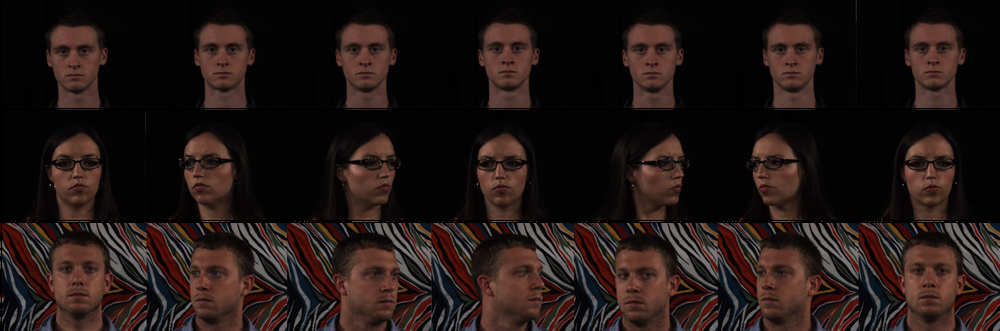
%> input picture imgs/Frames.png, 1000 x 331 px, shrunk from 2167 x 717 before the run
$ octave --eval "result = rgb2ycbcr(imread('../imgs/Frames.png'));"   (GNU Octave 9; MATLAB toolbox functions it lacks are replaced by stand-ins)
%> lines starting %> are read from the running program, lines starting %| are printed output that depends on the picture
% Copyright (C) 2011 Santiago Reyes Gonz??lez <mailalcuete@gmail.com>
%
% This program is free software; you can redistribute it and/or
% modify it under the terms of the GNU General Public License
% as published by the Free Software Foundation; either version 3
% of the License, or (at your option) any later version.
%
% This program is distributed in the hope that it will be useful,
% but WITHOUT ANY WARRANTY; without even the implied warranty of
% MERCHANTABILITY or FITNESS FOR A PARTICULAR PURPOSE. See the
% GNU General Public License for more details.

% -*- texinfo -*-
% @deftypefn {Function File} @var{B} =  rgb2ycbcr(@var{A})
% Perform colour convertion from RGB to YCbCr on a given image.
%
% The image @var{A} must be a NxMx3 image. The conversion
% The convertion changes the image from the RGB color model to YCbCr e.g.
% @example
% imOut = rgb2ycbcr(imIn);
% @end example
% Currently this function only works with @samp{uint8} and will always return
% an @samp{uint8} matrix.
% @seealso{cmunique}
% @end deftypefn

function im_out =  rgb2ycbcr(im)
  if (nargin ~= 1)
    print_usage;
  elseif (length(size(im)) ~= 3 || size(im,3) ~= 3)
    error("image must be NxMx3");
  end

  im            = im2double(im);
  im_out(:,:,1) = uint8(floor(77*im(:,:,1)    + 150*im(:,:,2) + 29*im(:,:,3)));
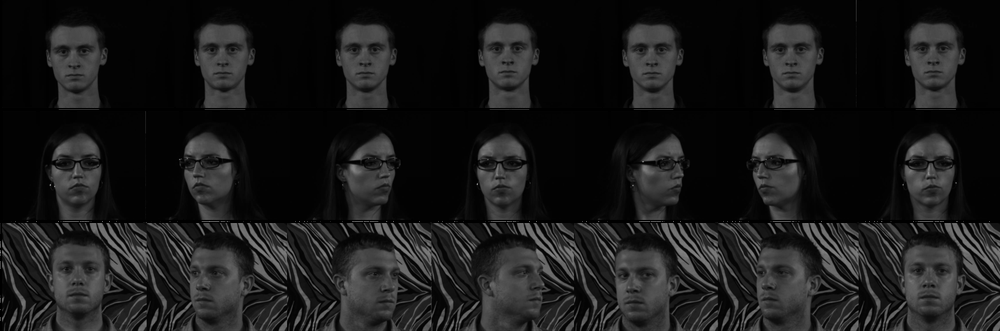
%> im_out: size 331x1000 uint8; min 0, max 140, mean 26.1
  im_out(:,:,2) = uint8(floor(((-44*im(:,:,1) - 87*im(:,:,2)  + 131*im(:,:,3))/256 + 0.5)*256));
  im_out(:,:,3) = uint8(floor(((131*im(:,:,1) - 110*im(:,:,2) - 21*im(:,:,3))/256 + 0.5)*256));
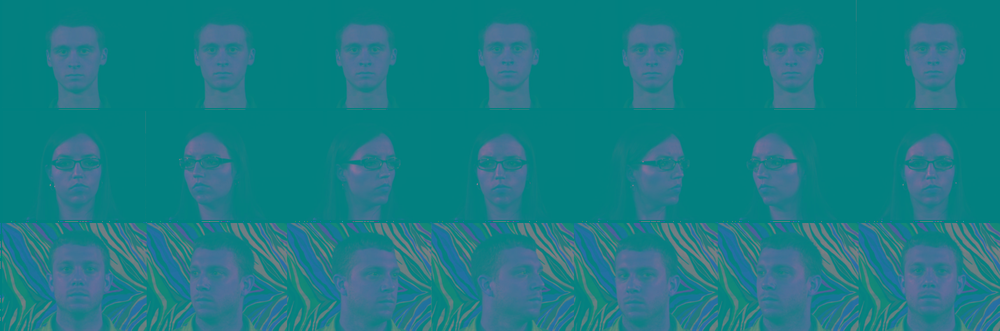
%> im_out: size 331x1000x3 uint8; mean R, G, B 26.1, 124.4, 133.6

end

$ run again, on imgs/Imaging_PPG.png
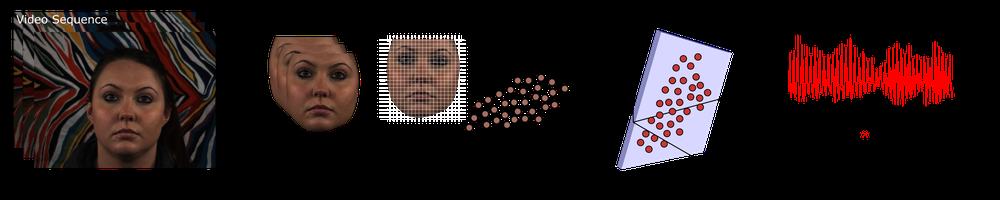
%> input picture imgs/Imaging_PPG.png, 1000 x 200 px, shrunk from 3661 x 733 before the run
%> in rgb2ycbcr, `im_out(:,:,1) = uint8(floor(77*im(:,:,1)    + 150*im(:,:,2) + 29*im(:,..`:
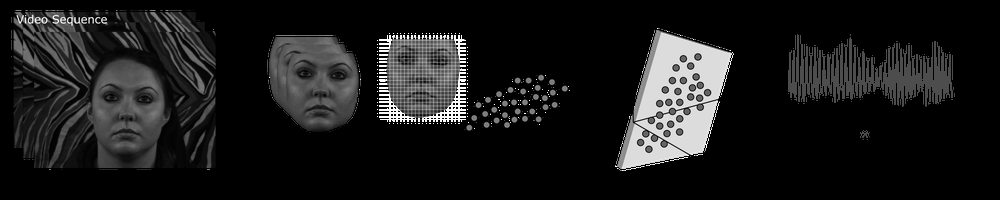
%> im_out: size 200x1000 uint8; min 0, max 255, mean 26.9
%> in rgb2ycbcr, `im_out(:,:,3) = uint8(floor(((131*im(:,:,1) - 110*im(:,:,2) - 21*im(:,..`:
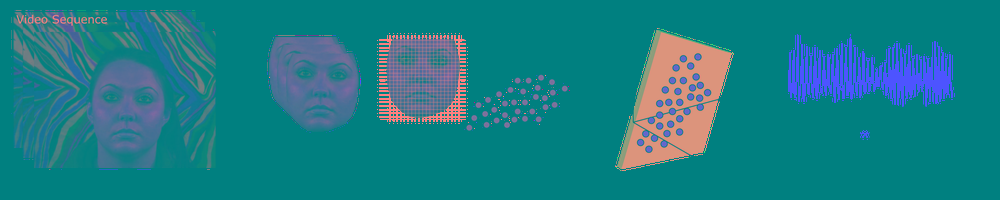
%> im_out: size 200x1000x3 uint8; mean R, G, B 26.9, 125.6, 134.5
